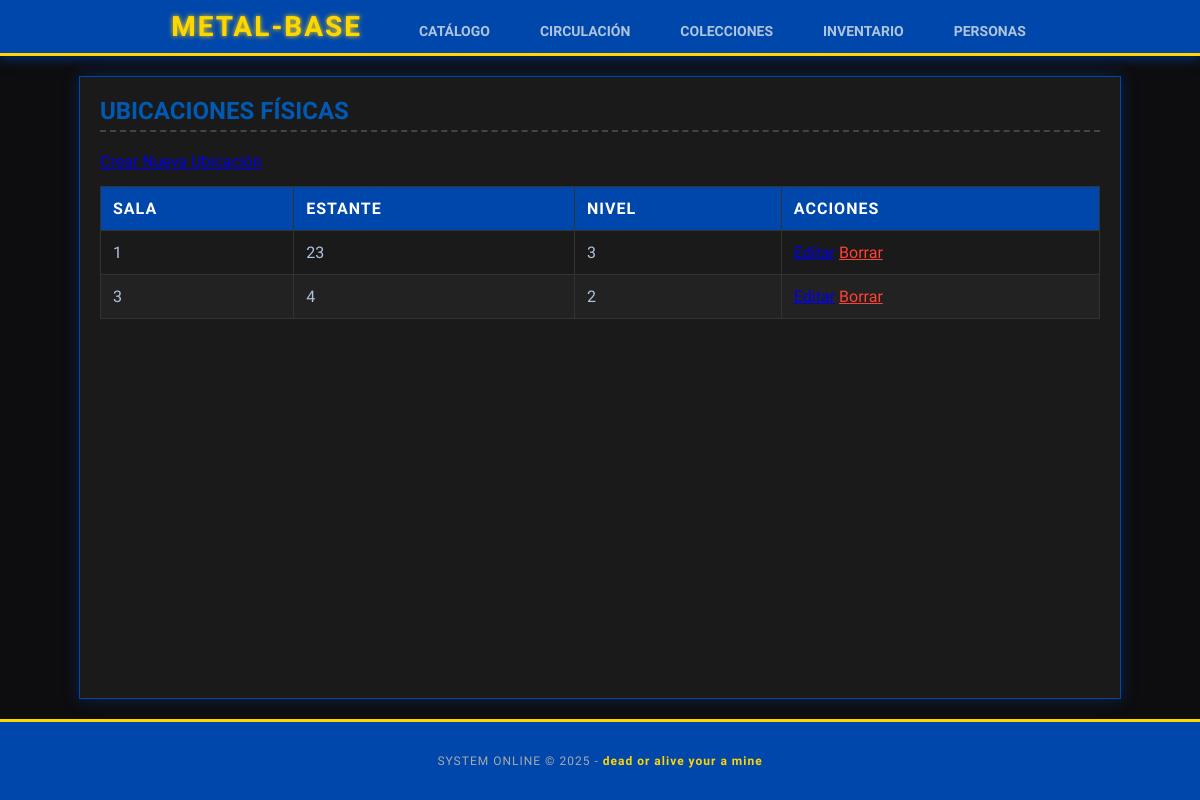
Page /colecciones/ubicaciones/ on the earlier database version.
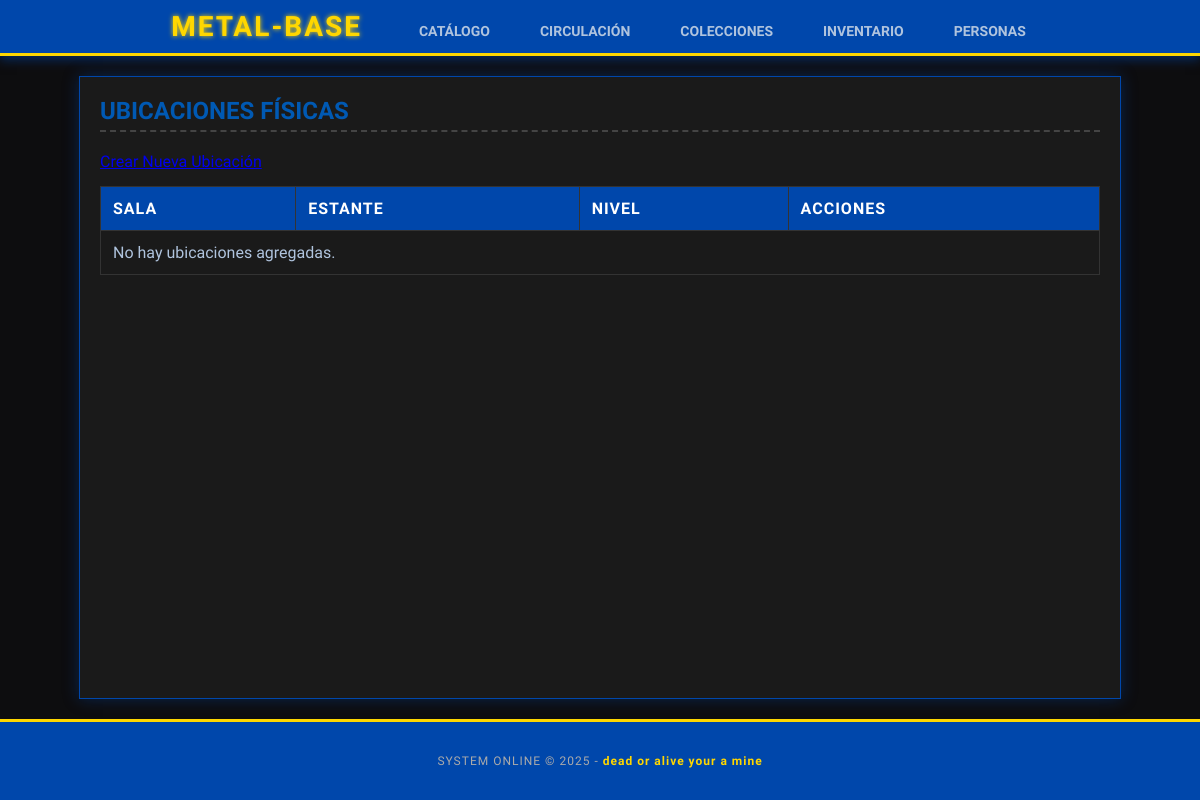
Same page on the later database version.
### colecciones/models.py (models this page shows, shortened)
class Ubicacion(models.Model):
    sala = models.CharField(max_length=100)
    estante = models.CharField(max_length=50)
    nivel = models.CharField(max_length=50)

### colecciones/views.py (the view)
# urls.py: path('ubicaciones/', views.VistaUbicacion.as_view(), name='lista_ubicaciones'),
class VistaUbicacion(ListView):
    model = Ubicacion
    template_name = 'colecciones/ubicacion.html'
    context_object_name = 'ubicaciones'

### colecciones/templates/colecciones/ubicacion.html
{% extends "base.html" %}
{% block content %}
<h2>Ubicaciones Físicas</h2>
<a href="{% url 'ubicacion_create' %}">Crear Nueva Ubicación</a> <table class="table table-striped table-bordered">
        <thead class="thead-dark">
            <tr>
                <th>Sala</th>
                <th>Estante</th>
                <th>Nivel</th>
                <th>Acciones</th> </tr>
        </thead>
        <tbody>
            {% for ubicacion in ubicaciones %}
            <tr>
                <td>{{ ubicacion.sala }}</td>
                <td>{{ ubicacion.estante }}</td>
                <td>{{ ubicacion.nivel }}</td>
                <td>
                    <a href="{% url 'ubicacion_update' ubicacion.pk %}">Editar</a>
                    <a href="{% url 'ubicacion_delete' ubicacion.pk %}" style="color: #ff4136;">Borrar</a>
                </td>
            </tr>
            {% empty %}
            <tr>
                <td colspan="4" class="text-center text-muted">No hay ubicaciones agregadas.</td>
            </tr>
            {% endfor %}
        </tbody>
    </table>
</div>
{% endblock %}

Differences in the rows shown:
removed Ubicacion: sala "1", estante "23", nivel "3"
removed Ubicacion: sala "3", estante "4", nivel "2"
Other differences:
text now shown: "No hay ubicaciones agregadas."
